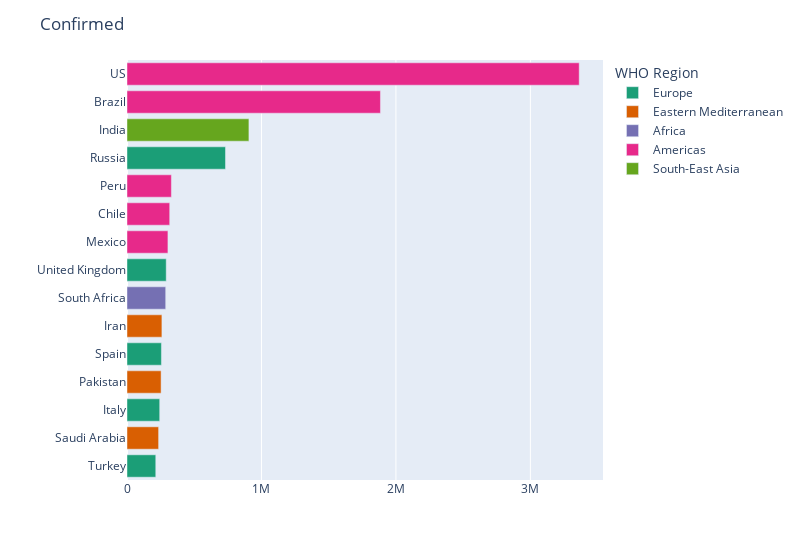

Notebook cell for this chart:
### Code cell
# it will only plot for top 15 countries with highest no.of confirmed cases
plot_barh(country_wise, 'Confirmed', 15)

### Figure 1 — Plotly figure (JSON) as saved in the notebook; plotly's stock layout.template omitted (floating-point values rounded to 4 significant figures)
{"data": [{"alignmentgroup": "True", "hovertemplate": "WHO Region=Europe<br>Confirmed=%{x}<br>Country/Region=%{y}<extra></extra>", "legendgroup": "Europe", "marker": {"color": "rgb(27,158,119)"}, "name": "Europe", "offsetgroup": "Europe", "orientation": "h", "showlegend": true, "textposition": "auto", "type": "bar", "x": [214001, 243230, 255953, 291691, 732547], "xaxis": "x", "y": ["Turkey", "Italy", "Spain", "United Kingdom", "Russia"], "yaxis": "y"}, {"alignmentgroup": "True", "hovertemplate": "WHO Region=Eastern Mediterranean<br>Confirmed=%{x}<br>Country/Region=%{y}<extra></extra>", "legendgroup": "Eastern Mediterranean", "marker": {"color": "rgb(217,95,2)"}, "name": "Eastern Mediterranean", "offsetgroup": "Eastern Mediterranean", "orientation": "h", "showlegend": true, "textposition": "auto", "type": "bar", "x": [235111, 253604, 259652], "xaxis": "x", "y": ["Saudi Arabia", "Pakistan", "Iran"], "yaxis": "y"}, {"alignmentgroup": "True", "hovertemplate": "WHO Region=Africa<br>Confirmed=%{x}<br>Country/Region=%{y}<extra></extra>", "legendgroup": "Africa", "marker": {"color": "rgb(117,112,179)"}, "name": "Africa", "offsetgroup": "Africa", "orientation": "h", "showlegend": true, "textposition": "auto", "type": "bar", "x": [287796], "xaxis": "x", "y": ["South Africa"], "yaxis": "y"}, {"alignmentgroup": "True", "hovertemplate": "WHO Region=Americas<br>Confirmed=%{x}<br>Country/Region=%{y}<extra></extra>", "legendgroup": "Americas", "marker": {"color": "rgb(231,41,138)"}, "name": "Americas", "offsetgroup": "Americas", "orientation": "h", "showlegend": true, "textposition": "auto", "type": "bar", "x": [304435, 317657, 330123, 1884967, 3363056], "xaxis": "x", "y": ["Mexico", "Chile", "Peru", "Brazil", "US"], "yaxis": "y"}, {"alignmentgroup": "True", "hovertemplate": "WHO Region=South-East Asia<br>Confirmed=%{x}<br>Country/Region=%{y}<extra></extra>", "legendgroup": "South-East Asia", "marker": {"color": "rgb(102,166,30)"}, "name": "South-East Asia", "offsetgroup": "South-East Asia", "orientation": "h", "showlegend": true, "textposition": "auto", "type": "bar", "x": [906752], "xaxis": "x", "y": ["India"], "yaxis": "y"}], "layout": {"barmode": "relative", "legend": {"title": {"text": "WHO Region"}, "tracegroupgap": 0}, "margin": {"t": 60}, "title": {"text": "Confirmed"}, "uniformtext": {"minsize": 8, "mode": "hide"}, "width": 800, "xaxis": {"anchor": "y", "domain": [0, 1], "title": {"text": ""}}, "yaxis": {"anchor": "x", "categoryorder": "total ascending", "domain": [0, 1], "title": {"text": ""}}}}
